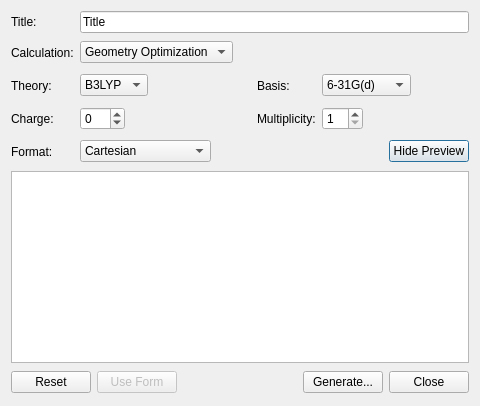
<?xml version="1.0" encoding="UTF-8"?>
<ui version="4.0">
 <class>NWChemInputDialog</class>
 <widget class="QDialog" name="NWChemInputDialog">
  <property name="geometry">
   <rect>
    <x>0</x>
    <y>0</y>
    <width>545</width>
    <height>395</height>
   </rect>
  </property>
  <property name="sizePolicy">
   <sizepolicy hsizetype="Preferred" vsizetype="Preferred">
    <horstretch>0</horstretch>
    <verstretch>0</verstretch>
   </sizepolicy>
  </property>
  <property name="windowTitle">
   <string>NWChem Input</string>
  </property>
  <layout class="QVBoxLayout" name="verticalLayout">
   <property name="sizeConstraint">
    <enum>QLayout::SetFixedSize</enum>
   </property>
   <item>
    <layout class="QGridLayout" name="gridLayout">
     <item row="0" column="0">
      <widget class="QLabel" name="label_7">
       <property name="text">
        <string>Title:</string>
       </property>
       <property name="buddy">
        <cstring>titleLine</cstring>
       </property>
      </widget>
     </item>
     <item row="0" column="1" colspan="3">
      <widget class="QLineEdit" name="titleLine">
       <property name="text">
        <string>Title</string>
       </property>
      </widget>
     </item>
     <item row="1" column="0">
      <widget class="QLabel" name="label">
       <property name="text">
        <string>Calculation:</string>
       </property>
       <property name="buddy">
        <cstring>calculationCombo</cstring>
       </property>
      </widget>
     </item>
     <item row="1" column="1">
      <layout class="QHBoxLayout" name="horizontalLayout">
       <item>
        <widget class="QComboBox" name="calculationCombo">
         <property name="currentIndex">
          <number>1</number>
         </property>
         <item>
          <property name="text">
           <string>Single Point Energy</string>
          </property>
         </item>
         <item>
          <property name="text">
           <string>Geometry Optimization</string>
          </property>
         </item>
         <item>
          <property name="text">
           <string>Frequencies</string>
          </property>
         </item>
        </widget>
       </item>
       <item>
        <spacer name="horizontalSpacer_2">
         <property name="orientation">
          <enum>Qt::Horizontal</enum>
         </property>
         <property name="sizeHint" stdset="0">
          <size>
           <width>18</width>
           <height>27</height>
          </size>
         </property>
        </spacer>
       </item>
      </layout>
     </item>
     <item row="1" column="3">
      <layout class="QHBoxLayout" name="horizontalLayout_5">
       <item>
        <spacer name="horizontalSpacer_5">
         <property name="orientation">
          <enum>Qt::Horizontal</enum>
         </property>
         <property name="sizeHint" stdset="0">
          <size>
           <width>58</width>
           <height>26</height>
          </size>
         </property>
        </spacer>
       </item>
      </layout>
     </item>
     <item row="2" column="0">
      <widget class="QLabel" name="label_2">
       <property name="text">
        <string>Theory:</string>
       </property>
       <property name="buddy">
        <cstring>theoryCombo</cstring>
       </property>
      </widget>
     </item>
     <item row="2" column="1">
      <layout class="QHBoxLayout" name="horizontalLayout_2">
       <item>
        <widget class="QComboBox" name="theoryCombo">
         <property name="editable">
          <bool>false</bool>
         </property>
         <property name="currentIndex">
          <number>2</number>
         </property>
         <item>
          <property name="text">
           <string>HF</string>
          </property>
         </item>
         <item>
          <property name="text">
           <string>MP2</string>
          </property>
         </item>
         <item>
          <property name="text">
           <string>B3LYP</string>
          </property>
         </item>
         <item>
          <property name="text">
           <string>CCSD</string>
          </property>
         </item>
        </widget>
       </item>
       <item>
        <spacer name="horizontalSpacer_3">
         <property name="orientation">
          <enum>Qt::Horizontal</enum>
         </property>
         <property name="sizeHint" stdset="0">
          <size>
           <width>58</width>
           <height>27</height>
          </size>
         </property>
        </spacer>
       </item>
      </layout>
     </item>
     <item row="2" column="2">
      <widget class="QLabel" name="label_5">
       <property name="text">
        <string>Basis:</string>
       </property>
       <property name="buddy">
        <cstring>basisCombo</cstring>
       </property>
      </widget>
     </item>
     <item row="2" column="3">
      <layout class="QHBoxLayout" name="horizontalLayout_6">
       <item>
        <widget class="QComboBox" name="basisCombo">
         <property name="accessibleDescription">
          <string notr="true"/>
         </property>
         <property name="currentIndex">
          <number>2</number>
         </property>
         <item>
          <property name="text">
           <string>STO-3G</string>
          </property>
         </item>
         <item>
          <property name="text">
           <string>3-21G</string>
          </property>
         </item>
         <item>
          <property name="text">
           <string>6-31G(d)</string>
          </property>
         </item>
         <item>
          <property name="text">
           <string>6-31G(d,p)</string>
          </property>
         </item>
         <item>
          <property name="text">
           <string>6-31+G(d)</string>
          </property>
         </item>
         <item>
          <property name="text">
           <string>6-311G(d)</string>
          </property>
         </item>
         <item>
          <property name="text">
           <string>cc-pVDZ</string>
          </property>
         </item>
         <item>
          <property name="text">
           <string>cc-pVTZ</string>
          </property>
         </item>
         <item>
          <property name="text">
           <string>LANL2DZ</string>
          </property>
         </item>
        </widget>
       </item>
       <item>
        <spacer name="horizontalSpacer_6">
         <property name="orientation">
          <enum>Qt::Horizontal</enum>
         </property>
         <property name="sizeHint" stdset="0">
          <size>
           <width>58</width>
           <height>26</height>
          </size>
         </property>
        </spacer>
       </item>
      </layout>
     </item>
     <item row="3" column="0">
      <widget class="QLabel" name="label_3">
       <property name="text">
        <string>Charge:</string>
       </property>
       <property name="buddy">
        <cstring>chargeSpin</cstring>
       </property>
      </widget>
     </item>
     <item row="3" column="1">
      <layout class="QHBoxLayout" name="horizontalLayout_4">
       <item>
        <widget class="QSpinBox" name="chargeSpin">
         <property name="minimum">
          <number>-99</number>
         </property>
         <property name="value">
          <number>0</number>
         </property>
        </widget>
       </item>
       <item>
        <spacer name="horizontalSpacer_4">
         <property name="orientation">
          <enum>Qt::Horizontal</enum>
         </property>
         <property name="sizeHint" stdset="0">
          <size>
           <width>58</width>
           <height>27</height>
          </size>
         </property>
        </spacer>
       </item>
      </layout>
     </item>
     <item row="3" column="2">
      <widget class="QLabel" name="label_6">
       <property name="enabled">
        <bool>true</bool>
       </property>
       <property name="text">
        <string>Multiplicity:</string>
       </property>
       <property name="buddy">
        <cstring>multiplicitySpin</cstring>
       </property>
      </widget>
     </item>
     <item row="3" column="3">
      <layout class="QHBoxLayout" name="horizontalLayout_7">
       <item>
        <widget class="QSpinBox" name="multiplicitySpin">
         <property name="enabled">
          <bool>true</bool>
         </property>
         <property name="minimum">
          <number>1</number>
         </property>
         <property name="value">
          <number>1</number>
         </property>
        </widget>
       </item>
       <item>
        <spacer name="horizontalSpacer_7">
         <property name="orientation">
          <enum>Qt::Horizontal</enum>
         </property>
         <property name="sizeHint" stdset="0">
          <size>
           <width>58</width>
           <height>26</height>
          </size>
         </property>
        </spacer>
       </item>
      </layout>
     </item>
     <item row="4" column="0">
      <widget class="QLabel" name="label_10">
       <property name="text">
        <string>Format:</string>
       </property>
       <property name="buddy">
        <cstring>coordCombo</cstring>
       </property>
      </widget>
     </item>
     <item row="4" column="1">
      <layout class="QHBoxLayout" name="horizontalLayout_9">
       <item>
        <widget class="QComboBox" name="coordCombo">
         <property name="enabled">
          <bool>true</bool>
         </property>
         <property name="currentIndex">
          <number>0</number>
         </property>
         <item>
          <property name="text">
           <string>Cartesian</string>
          </property>
         </item>
         <item>
          <property name="text">
           <string>Z-matrix</string>
          </property>
         </item>
         <item>
          <property name="text">
           <string>Z-matrix (compact)</string>
          </property>
         </item>
        </widget>
       </item>
       <item>
        <spacer name="horizontalSpacer_9">
         <property name="orientation">
          <enum>Qt::Horizontal</enum>
         </property>
         <property name="sizeHint" stdset="0">
          <size>
           <width>18</width>
           <height>27</height>
          </size>
         </property>
        </spacer>
       </item>
      </layout>
     </item>
     <item row="4" column="3">
      <layout class="QHBoxLayout" name="horizontalLayout_10">
       <item>
        <spacer name="horizontalSpacer_8">
         <property name="orientation">
          <enum>Qt::Horizontal</enum>
         </property>
         <property name="sizeHint" stdset="0">
          <size>
           <width>18</width>
           <height>26</height>
          </size>
         </property>
        </spacer>
       </item>
       <item>
        <widget class="QPushButton" name="moreButton">
         <property name="sizePolicy">
          <sizepolicy hsizetype="Fixed" vsizetype="Fixed">
           <horstretch>0</horstretch>
           <verstretch>0</verstretch>
          </sizepolicy>
         </property>
         <property name="text">
          <string>Hide Preview</string>
         </property>
        </widget>
       </item>
      </layout>
     </item>
    </layout>
   </item>
   <item>
    <widget class="QTextEdit" name="previewText">
     <property name="font">
      <font>
       <family>Monospace</family>
      </font>
     </property>
     <property name="acceptRichText">
      <bool>false</bool>
     </property>
    </widget>
   </item>
   <item>
    <layout class="QHBoxLayout" name="horizontalLayout_3">
     <property name="sizeConstraint">
      <enum>QLayout::SetFixedSize</enum>
     </property>
     <item>
      <widget class="QPushButton" name="resetButton">
       <property name="text">
        <string>Reset</string>
       </property>
      </widget>
     </item>
     <item>
      <widget class="QPushButton" name="enableFormButton">
       <property name="enabled">
        <bool>false</bool>
       </property>
       <property name="text">
        <string>Use Form</string>
       </property>
      </widget>
     </item>
     <item>
      <spacer name="horizontalSpacer">
       <property name="orientation">
        <enum>Qt::Horizontal</enum>
       </property>
       <property name="sizeHint" stdset="0">
        <size>
         <width>48</width>
         <height>26</height>
        </size>
       </property>
      </spacer>
     </item>
     <item>
      <widget class="QPushButton" name="generateButton">
       <property name="text">
        <string>Generate...</string>
       </property>
      </widget>
     </item>
     <item>
      <widget class="QPushButton" name="closeButton">
       <property name="text">
        <string>Close</string>
       </property>
      </widget>
     </item>
    </layout>
   </item>
  </layout>
 </widget>
 <tabstops>
  <tabstop>titleLine</tabstop>
  <tabstop>calculationCombo</tabstop>
  <tabstop>theoryCombo</tabstop>
  <tabstop>basisCombo</tabstop>
  <tabstop>chargeSpin</tabstop>
  <tabstop>multiplicitySpin</tabstop>
  <tabstop>coordCombo</tabstop>
  <tabstop>moreButton</tabstop>
  <tabstop>previewText</tabstop>
  <tabstop>generateButton</tabstop>
  <tabstop>closeButton</tabstop>
  <tabstop>resetButton</tabstop>
  <tabstop>enableFormButton</tabstop>
 </tabstops>
 <resources/>
 <connections>
  <connection>
   <sender>closeButton</sender>
   <signal>clicked()</signal>
   <receiver>NWChemInputDialog</receiver>
   <slot>close()</slot>
   <hints>
    <hint type="sourcelabel">
     <x>451</x>
     <y>411</y>
    </hint>
    <hint type="destinationlabel">
     <x>258</x>
     <y>243</y>
    </hint>
   </hints>
  </connection>
 </connections>
</ui>
